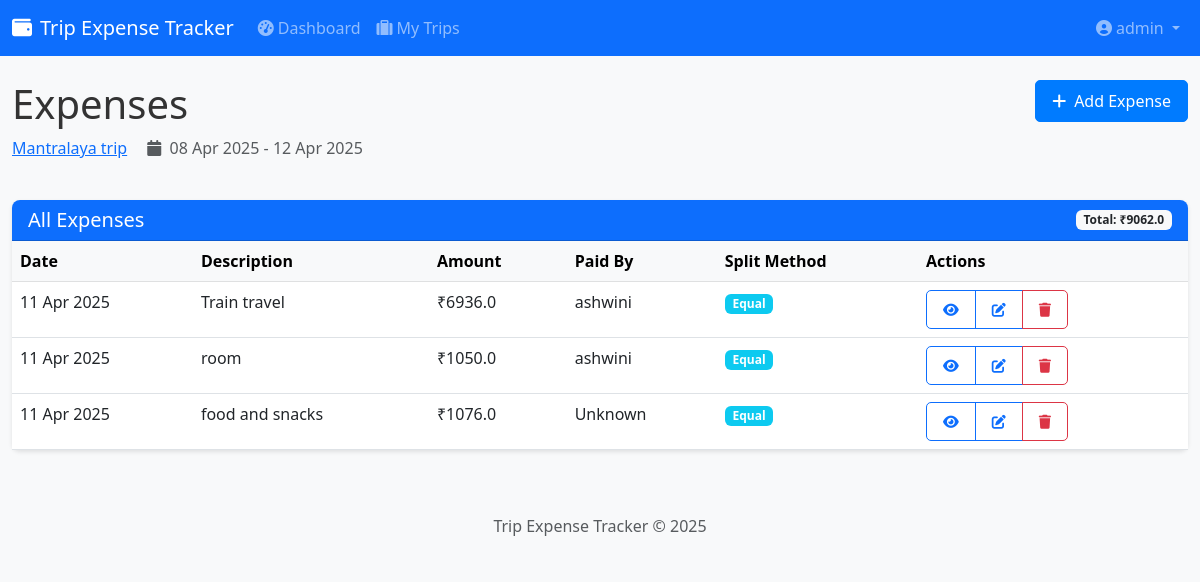
Page /trips/5/expenses (signed in) on the committed database.
### expense_tracker/backend/models/user.py (models this page shows, shortened)
class User(UserMixin, db.Model):
    id = db.Column(db.Integer, primary_key=True)
    email = db.Column(db.String(120), unique=True, nullable=False, index=True)
    name = db.Column(db.String(100), nullable=False)
    password_hash = db.Column(db.String(128))
    created_at = db.Column(db.DateTime, default=datetime.utcnow)
    last_seen = db.Column(db.DateTime, default=datetime.utcnow)
    is_admin = db.Column(db.Boolean, default=False)
    trips_created = db.relationship('Trip', backref='admin', lazy='dynamic', foreign_keys='Trip.admin_id')

### expense_tracker/backend/models/trip.py (models this page shows, shortened)
class Trip(db.Model):
    id = db.Column(db.Integer, primary_key=True)
    name = db.Column(db.String(100), nullable=False)
    description = db.Column(db.Text, nullable=True)
    start_date = db.Column(db.DateTime, nullable=False)
    end_date = db.Column(db.DateTime, nullable=False)
    created_at = db.Column(db.DateTime, default=datetime.utcnow)
    updated_at = db.Column(db.DateTime, default=datetime.utcnow, onupdate=datetime.utcnow)
    admin_id = db.Column(db.Integer, db.ForeignKey('user.id'), nullable=False)
    participants = db.Column(db.Text, nullable=False, default=json.dumps([]))
    unregistered_participants = db.Column(db.Text, nullable=False, default=json.dumps([]))
    advances_json = db.Column(db.Text, default=json.dumps({}))
    general_payments_json = db.Column(db.Text, default=json.dumps([]))
    expenses = db.relationship('Expense', backref='trip', lazy='dynamic', cascade='all, delete-orphan')
    def get_participants_list(self):
        if self.participants is None:
            return []
        return json.loads(self.participants)
    def calculate_total_expenses(self):
        return sum(expense.amount for expense in self.expenses)

### expense_tracker/backend/models/expense.py (models this page shows, shortened)
class Expense(db.Model):
    id = db.Column(db.Integer, primary_key=True)
    description = db.Column(db.String(200), nullable=False)
    amount = db.Column(db.Float, nullable=False)
    currency = db.Column(db.String(3), default='INR')
    date = db.Column(db.DateTime, default=datetime.utcnow)
    created_at = db.Column(db.DateTime, default=datetime.utcnow)
    updated_at = db.Column(db.DateTime, default=datetime.utcnow, onupdate=datetime.utcnow)
    split_method = db.Column(db.String(20), default='equal')
    payer_id = db.Column(db.String(100), nullable=False)  # Can be user ID or 'unregistered_name'
    trip_id = db.Column(db.Integer, db.ForeignKey('trip.id'), nullable=False)
    participants = db.Column(db.Text, nullable=False, default='[]')  # Registered participants
    shares = db.Column(db.Text, nullable=False, default='{}')  # Shares for all participants
    items = db.Column(db.Text, nullable=True, default='[]')  # For itemized expenses and unregistered participants

### expense_tracker/backend/routes/expenses.py (the view)
@bp.route('/<int:trip_id>/expenses')
@login_required
def list_expenses(trip_id):
    trip = Trip.query.get_or_404(trip_id)
    participants = trip.get_participants_list()
    if str(current_user.id) not in participants and current_user.id != trip.admin_id:
        flash('You do not have access to this trip', 'error')
        return redirect(url_for('trips.list_trips'))
    expenses = Expense.query.filter_by(trip_id=trip_id).order_by(Expense.date.desc()).all()
    user_map = {str(user.id): user.name for user in User.query.all()}
    return render_template('expenses/list.html',
                          trip=trip,
                          expenses=expenses,
                          user_map=user_map)

### expense_tracker/backend/templates/expenses/list.html (shortened to what this page needs)
{% extends "base.html" %}
{% block content %}
<div class="row mb-4">
    <div class="col-md-8">
        <h1 class="mb-2">Expenses</h1>
        <p class="text-muted">
            <a href="{{ url_for('trips.view_trip', trip_id=trip.id) }}">{{ trip.name }}</a>
            <i class="fas fa-calendar ms-3 me-1"></i>
            {{ trip.start_date.strftime('%d %b %Y') }} - {{ trip.end_date.strftime('%d %b %Y') }}
        </p>
    </div>
    <div class="col-md-4 text-end">
        <a href="{{ url_for('expenses.add_expense', trip_id=trip.id) }}" class="btn btn-primary">
            <i class="fas fa-plus me-2"></i>Add Expense
        </a>
    </div>
</div>
{% if expenses %}
<div class="card">
    <div class="card-header bg-primary text-white">
        <div class="d-flex justify-content-between align-items-center">
            <h5 class="mb-0">All Expenses</h5>
            <span class="badge bg-light text-dark">Total: ₹{{ trip.calculate_total_expenses()|round(2) }}</span>
        </div>
    </div>
    <div class="card-body p-0">
        <div class="table-responsive">
            <table class="table table-hover mb-0">
                <thead class="table-light">
                    <tr>
                        <th>Date</th>
                        <th>Description</th>
                        <th>Amount</th>
                        <th>Paid By</th>
                        <th>Split Method</th>
                        <th>Actions</th>
                    </tr>
                </thead>
                <tbody>
                    {% for expense in expenses %}
                    <tr>
                        <td>{{ expense.date.strftime('%d %b %Y') }}</td>
                        <td>{{ expense.description }}</td>
                        <td>₹{{ expense.amount|round(2) }}</td>
                        <td>
                            {% if expense.payer_id == current_user.id %}
                            <span class="badge bg-primary">You</span>
                            {% else %}
                            {{ user_map.get(expense.payer_id|string, 'Unknown') }}
                            {% endif %}
                        </td>
                        <td>
                            {% if expense.split_method == 'equal' %}
                            <span class="badge bg-info">Equal</span>
                            {% elif expense.split_method == 'exact' %}
                            <span class="badge bg-warning">Exact</span>
                            {% elif expense.split_method == 'itemized' %}
                            <span class="badge bg-success">Itemized</span>
                            {% endif %}
                        </td>
                        <td>
                            <div class="btn-group btn-group-sm">
                                <a href="{{ url_for('expenses.view_expense', trip_id=trip.id, expense_id=expense.id) }}" class="btn btn-outline-primary">
                                    <i class="fas fa-eye"></i>
                                </a>
                                {% if expense.payer_id == current_user.id or trip.admin_id == current_user.id %}
                                <a href="{{ url_for('expenses.edit_expense', trip_id=trip.id, expense_id=expense.id) }}" class="btn btn-outline-primary">
                                    <i class="fas fa-edit"></i>
                                </a>
                                <button type="button" class="btn btn-outline-danger" data-bs-toggle="modal" data-bs-target="#deleteModal{{ expense.id }}">
                                    <i class="fas fa-trash"></i>
                                </button>
                                {% endif %}
                            </div>
                        </td>
                    </tr>
                    {% endfor %}
                </tbody>
            </table>
        </div>
    </div>
</div>
{% endif %}
{% endblock %}

### expense_tracker/backend/templates/base.html (shortened to what this page needs)
<!DOCTYPE html>
<html lang="en">
<head>
    <link href="https://cdn.jsdelivr.net/npm/bootstrap@5.3.0-alpha1/dist/css/bootstrap.min.css" rel="stylesheet">
    <link rel="stylesheet" href="https://cdnjs.cloudflare.com/ajax/libs/font-awesome/6.0.0/css/all.min.css">
    <link rel="stylesheet" href="{{ url_for('static', filename='css/style.css') }}">
</head>
<body>
    <nav class="navbar navbar-expand-lg navbar-dark bg-primary">
        <div class="container">
            <a class="navbar-brand" href="{{ url_for('main.index') }}">
                <i class="fas fa-wallet me-2"></i>Trip Expense Tracker
            </a>
            <div class="collapse navbar-collapse" id="navbarNav">
                <ul class="navbar-nav me-auto">
                    {% if current_user.is_authenticated %}
                    <li class="nav-item">
                        <a class="nav-link" href="{{ url_for('main.dashboard') }}">
                            <i class="fas fa-tachometer-alt me-1"></i>Dashboard
                        </a>
                    </li>
                    <li class="nav-item">
                        <a class="nav-link" href="{{ url_for('trips.list_trips') }}">
                            <i class="fas fa-suitcase me-1"></i>My Trips
                        </a>
                    </li>
                    {% endif %}
                </ul>
                <ul class="navbar-nav">
                    {% if current_user.is_authenticated %}
                    <li class="nav-item dropdown">
                        <a class="nav-link dropdown-toggle" href="#" id="userDropdown" role="button" data-bs-toggle="dropdown">
                            <i class="fas fa-user-circle me-1"></i>{{ current_user.name }}
                        </a>
                    </li>
                    {% endif %}
                </ul>
            </div>
        </div>
    </nav>
    <div class="container mt-4">
        {% block content %}{% endblock %}
    </div>
    <footer class="footer mt-5 py-3 bg-light">
        <div class="container text-center">
            <span class="text-muted">Trip Expense Tracker &copy; 2025</span>
        </div>
    </footer>
</body>
</html>

### expense_tracker/backend/static/css/style.css (style rules this page uses)
body { font-family: 'Segoe UI', Tahoma, Geneva, Verdana, sans-serif; background-color: #f8f9fa; color: #333; }
.container { max-width: 1200px; }
.card { border-radius: 8px; box-shadow: 0 2px 4px rgba(0, 0, 0, 0.1); margin-bottom: 20px; border: none; }
.card-header { border-radius: 8px 8px 0 0 !important; font-weight: 500; }
.btn { border-radius: 5px; padding: 8px 16px; font-weight: 500; }
.btn-primary { background-color: #007bff; border-color: #007bff; }
.table { width: 100%; margin-bottom: 1rem; color: #212529; border-collapse: collapse; }
.table th { font-weight: 600; background-color: #f8f9fa; }

### rows in the picture
User: name "admin"
Trip: name "Mantralaya trip", start_date "08 Apr 2025", end_date "12 Apr 2025"
Expense: calculate_total_expenses "9062.0", date "11 Apr 2025", description "Train travel", amount "6936.0", split_method "Equal"
User: get "ashwini"
Expense: date "11 Apr 2025", description "room", amount "1050.0", split_method "Equal"
Expense: date "11 Apr 2025", description "food and snacks", amount "1076.0", get "Unknown", split_method "Equal"
